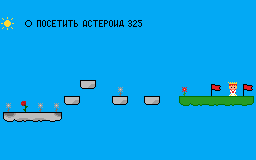

The image is a tile-based game level rendered from a .tmx file. Its description and complete source (layers, tilesets, objects, tile grids) follow:
An orthogonal 16x10 tile map with 16x16 px tiles, 2 tile layers (Слой тайлов 2, Слой тайлов 1) and 7 objects.

<map version="1.10" tiledversion="1.10.2" orientation="orthogonal" renderorder="right-down" width="16" height="10" tilewidth="16" tileheight="16" infinite="0" nextlayerid="4" nextobjectid="13">
 <tileset firstgid="1" source="SuperPrince.tsx" />
 <layer id="2" name="Слой тайлов 2" width="16" height="10">
  <data encoding="csv">
74,74,74,74,74,74,74,74,74,74,74,74,74,74,74,74,
74,74,74,74,74,74,74,74,74,74,74,74,74,74,74,74,
74,74,74,74,74,74,74,74,74,74,74,74,74,74,74,74,
74,74,74,74,74,74,74,74,74,74,74,74,74,74,74,74,
74,74,74,74,74,74,74,74,74,74,74,74,74,74,74,74,
74,74,74,74,74,74,74,74,74,74,74,74,74,74,74,74,
74,74,74,74,74,74,74,74,74,74,74,74,74,74,74,74,
74,74,74,74,74,74,74,74,74,74,74,74,74,74,74,74,
74,74,74,74,74,74,74,74,74,74,74,74,74,74,74,74,
74,74,74,74,74,74,74,74,74,74,74,74,74,74,74,74
</data>
 </layer>
 <layer id="1" name="Слой тайлов 1" width="16" height="10">
  <data encoding="csv">
0,0,0,0,0,0,0,0,0,0,0,0,0,0,0,0,
73,37,20,21,22,23,24,25,26,0,0,0,0,0,0,0,
0,0,0,0,0,0,0,0,0,0,0,0,0,0,0,0,
0,0,0,0,0,0,0,0,0,0,0,0,0,0,0,0,
0,0,0,0,0,0,0,0,0,0,0,0,0,0,0,0,
0,0,0,0,0,68,0,49,0,0,0,81,0,85,17,85,
49,2,49,49,68,0,0,68,0,68,0,97,98,98,98,99,
65,66,66,67,0,0,0,0,0,0,0,0,0,0,0,0,
0,0,0,0,0,0,0,0,0,0,0,0,0,0,0,0,
0,0,0,0,0,0,0,0,0,0,0,0,0,0,0,0
</data>
 </layer>
 <objectgroup id="3" name="abc">
  <object id="4" x="0" y="112" width="64" height="16" />
  <object id="5" x="64" y="96" width="16" height="16" />
  <object id="6" x="80" y="80" width="16" height="16" />
  <object id="7" x="112" y="96" width="16" height="16" />
  <object id="8" x="144" y="96" width="16" height="16" />
  <object id="9" x="176" y="96" width="80" height="16" />
  <object id="12" x="0" y="0" width="16" height="128" />
 </objectgroup>
</map>
